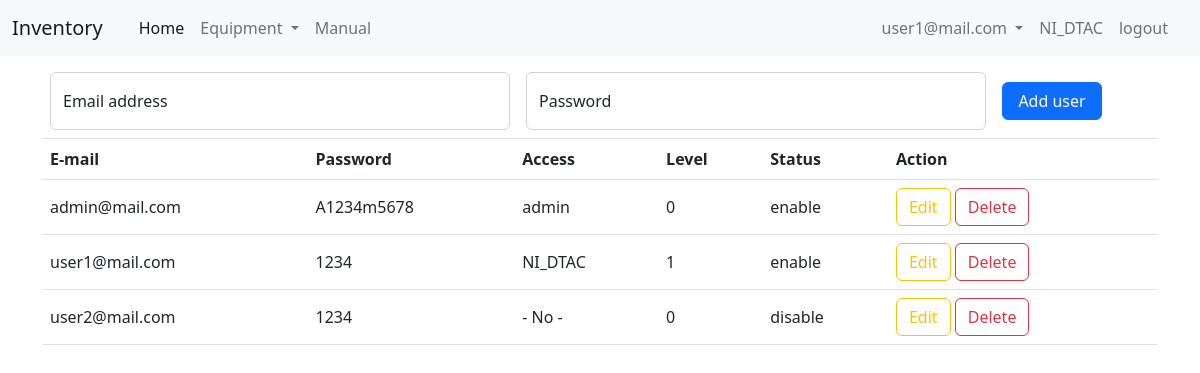
The app's page /admin/user (signed in) with its own data.
### tables this page shows
CREATE TABLE "tb_userlogin" (
	"no"	INTEGER NOT NULL,
	"email"	TEXT,
	"password"	TEXT,
	"access"	TEXT,
	"status"	TEXT,
	"level"	TEXT,
	PRIMARY KEY("no")
);

### app_admin.py (the view)
@app_admin.route("/admin/user")
def page_user():
    if "email" not in session:
        return redirect("/login")
    else:
        con = sqlite3.connect("db/db.db")
        cur = con.cursor()
        sql_select_userlogin = 'select * from tb_userlogin'
        curs = cur.execute(sql_select_userlogin)
        data = curs.fetchall()
        sql_select_access = 'select * from tb_access'
        curs = cur.execute(sql_select_access)
        access = curs.fetchall()
        con.close()
        return render_template("admin/user.html", data=data, access=access)

### templates/admin/user.html (shortened to what this page needs)
<!DOCTYPE html>
<html lang="en">
<head>
    <link rel="stylesheet" href="/static/css/bootstrap_5-2-2.css">
</head>
<body>
    {% include "/menu.html" %}
    <div class="container mt-3">
        <form action="/admin/user/fn_add_user" method="POST" class="d-flex m-2 align-items-center">
            <div class="form-floating me-3">
                <input type="email" style="width: 460px;" class="form-control" id="" placeholder="name@example.com"
                    name="email" required>
                <label for="floatingInput">Email address</label>
            </div>
            <div class="form-floating me-3">
                <input type="password" style="width: 460px;" class="form-control" id="floatingPassword"
                    placeholder="Password" name="password" required>
                <label for="floatingPassword">Password</label>
            </div>
            <div class="">
                <button type="submit" class="btn btn-primary" style="width: 100px;">Add user</button>
            </div>
        </form>
    </div>
    <div class="container">
        <table class="table border-top">
            <thead>
                <tr>
                    <th scope="col">E-mail</th>
                    <th scope="col">Password</th>
                    <th scope="col">Access</th>
                    <th scope="col">Level</th>
                    <th scope="col">Status</th>
                    <th scope="col">Action</th>
                </tr>
            </thead>
            <tbody>
                {% for row in data %}
                <tr>
                    <td class="align-middle">{{row[1]}}</td>
                    <td class="align-middle">{{row[2]}}</td>
                    <td class="align-middle">{{row[3]}}</td>
                    <td class="align-middle">{{row[5]}}</td>
                    <td class="align-middle">{{row[4]}}</td>
                    <td>
                        <button type="button" class="btn btn-outline-warning" data-bs-toggle="modal"
                            data-bs-target="#staticBackdrop{{row[0]}}">
                            Edit
                        </button>
                        <button type="button" class="btn btn-outline-danger" data-bs-toggle="modal"
                            data-bs-target="#exampleModal{{row[0]}}">
                            Delete
                        </button>
                    </td>
                </tr>
                {% endfor %}
            </tbody>
        </table>
    </div>
</body>
</html>

### templates/menu.html (shortened to what this page needs)
<nav class="navbar navbar-expand-lg bg-light">
    <div class="container-fluid">
        <a class="navbar-brand" href="/">Inventory {{list_store}}</a>
        <div class="collapse navbar-collapse" id="navbarSupportedContent">
            <div class="container">
                <ul class="navbar-nav me-auto mb-2 mb-lg-0">
                    <li class="nav-item">
                        <a class="nav-link active" aria-current="page" href="/">Home</a>
                    </li>
                    {% if session["access"] != "admin" %}
                    <li class="nav-item dropdown">
                        <a class="nav-link dropdown-toggle" href="#" role="button" data-bs-toggle="dropdown"
                            aria-expanded="false">
                            Equipment
                        </a>
                    </li>
                    {% endif %}
                    <li class="nav-item">
                        <a class="nav-link" href="/manual">Manual</a>
                    </li>
                </ul>
            </div>
            <div class="container">
                <ul class="navbar-nav me-auto mb-2 mb-lg-0 d-flex justify-content-end">
                    <li class="nav-item dropdown">
                        <a class="nav-link dropdown-toggle" href="#" role="button" data-bs-toggle="dropdown"
                            aria-expanded="false">
                            {{session["email"]}}
                        </a>
                    </li>
                    <li class="nav-item">
                        <a class="nav-link" aria-current="page">{{session["access"]}}</a>
                    </li>
                    <li class="nav-item">
                        <a class="nav-link" aria-current="page" href="/fn_logout">logout</a>
                    </li>
                </ul>
            </div>
        </div>
    </div>
</nav>

### records on screen
tb_userlogin: email "user1@mail.com", password "1234", access "NI_DTAC", level "1", status "enable"
tb_userlogin: email "admin@mail.com", password "A1234m5678", access "admin", level "0", status "enable"
tb_userlogin: email "user2@mail.com", password "1234", access "- No -", level "0", status "disable"

### other values on screen
{{ session["access"] }} "NI_DTAC"
